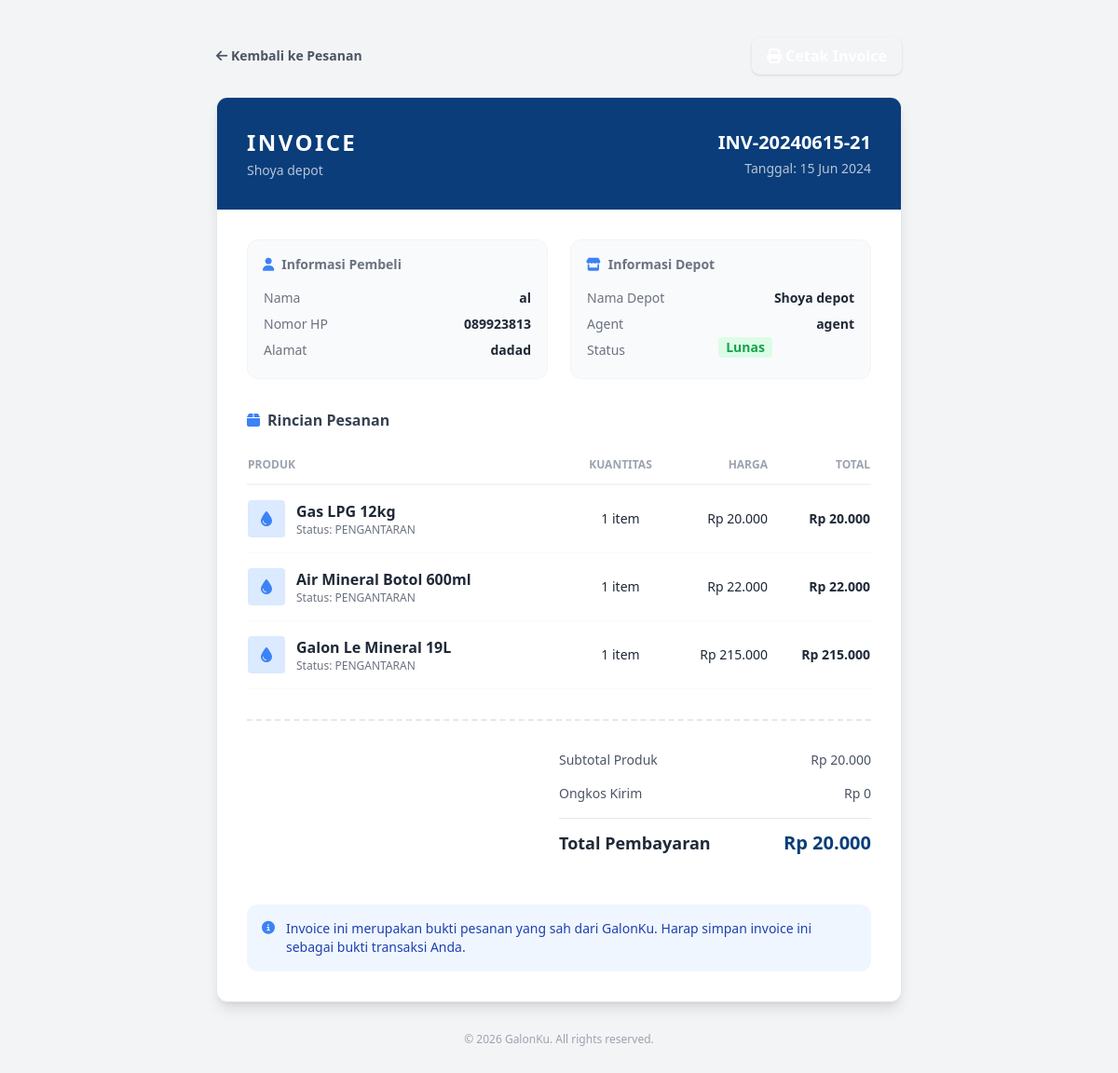
/agent/invoice.php?id=21 (signed in), run on the app's committed database.
### tables this page shows
CREATE TABLE `users` (
  `id_user` int NOT NULL,
  `foto` longblob,
  `username` varchar(50) NOT NULL,
  `password` varchar(255) NOT NULL,
  `no_hp` varchar(255) NOT NULL,
  `email` varchar(100) DEFAULT NULL,
  `address` text,
  `depot` varchar(50) DEFAULT NULL,
  `id_role` int DEFAULT NULL
);

CREATE TABLE `orders` (
  `id_order` int NOT NULL,
  `order_date` datetime DEFAULT CURRENT_TIMESTAMP,
  `total_price` decimal(10,2) DEFAULT NULL,
  `id_user` int DEFAULT NULL,
  `id_agent` int DEFAULT NULL
);

CREATE TABLE `order_detail` (
  `id_order_detail` int NOT NULL,
  `quantity_item` int NOT NULL,
  `status` enum('SELESAI','DIPROSES','PENGANTARAN','MENUNGGU KONFIRMASI AGENT') NOT NULL,
  `subtotal` decimal(10,2) NOT NULL,
  `id_order` int DEFAULT NULL,
  `id_product` int DEFAULT NULL
);

CREATE TABLE `product` (
  `id_product` int NOT NULL,
  `id_agent` int NOT NULL,
  `img` varchar(255) DEFAULT NULL,
  `name_product` varchar(100) NOT NULL,
  `price` decimal(10,2) NOT NULL,
  `stock` int NOT NULL
);

### agent/invoice.php (the view, shortened to what this page needs)
<?php
include __DIR__ . '/../koneksi.php';
$id_agent = $_SESSION['id_user'];
$id_order = $_GET['id'] ?? 0;
$query_order = "SELECT o.*, u.username AS pembeli, u.no_hp, u.address
                FROM orders o
                JOIN users u ON o.id_user = u.id_user
                WHERE o.id_order = '$id_order' AND o.id_agent = '$id_agent'";
$result_order = mysqli_query($koneksi, $query_order);
$order = mysqli_fetch_assoc($result_order);
$q_agent = mysqli_query($koneksi, "SELECT * FROM users WHERE id_user = '$id_agent'");
$agent = mysqli_fetch_assoc($q_agent);
?>
<!DOCTYPE html>
<html lang="id">
<head>
    <script src="https://cdn.tailwindcss.com"></script>
    <link rel="stylesheet" href="https://cdnjs.cloudflare.com/ajax/libs/font-awesome/6.4.0/css/all.min.css">
</head>
<body class="font-sans text-gray-800 antialiased py-10">
    <div class="max-w-3xl mx-auto px-4">
        <div class="no-print flex justify-between items-center mb-6">
            <a href="pesanan.php" class="text-sm font-semibold text-gray-600 hover:text-primary transition">
                <i class="fa-solid fa-arrow-left"></i> Kembali ke Pesanan
            </a>
            <button onclick="window.print()" class="bg-primary text-white px-4 py-2 rounded-lg font-semibold shadow hover:bg-secondary transition">
                <i class="fa-solid fa-print"></i> Cetak Invoice
            </button>
        </div>
        <div class="bg-white rounded-xl shadow-lg overflow-hidden border border-gray-200">
            <div class="bg-[#0A3D7A] p-6 md:p-8 text-white flex justify-between items-center">
                <div>
                    <h1 class="text-2xl font-bold tracking-widest uppercase">INVOICE</h1>
                    <p class="text-sm text-white/70 mt-1"><?= htmlspecialchars($agent['depot'] ?? 'GalonKu Depot'); ?></p>
                </div>
                <div class="text-right">
                    <h2 class="text-xl font-bold">INV-<?= date('Ymd', strtotime($order['order_date'])); ?>-<?= $order['id_order']; ?></h2>
                    <p class="text-sm text-white/70 mt-1">Tanggal: <?= date('d M Y', strtotime($order['order_date'])); ?></p>
                </div>
            </div>
            <div class="p-6 md:p-8">
                <div class="grid grid-cols-1 md:grid-cols-2 gap-6 mb-8">
                    <div class="bg-gray-50 p-4 rounded-xl border border-gray-100">
                        <h3 class="text-sm font-bold text-gray-500 mb-3"><i class="fa-solid fa-user text-blue-500 mr-2"></i>Informasi Pembeli</h3>
                        <table class="w-full text-sm">
                            <tr><td class="text-gray-500 py-1">Nama</td><td class="font-semibold text-right"><?= htmlspecialchars($order['pembeli']); ?></td></tr>
                            <tr><td class="text-gray-500 py-1">Nomor HP</td><td class="font-semibold text-right"><?= htmlspecialchars($order['no_hp']); ?></td></tr>
                            <tr><td class="text-gray-500 py-1">Alamat</td><td class="font-semibold text-right leading-tight"><?= htmlspecialchars($order['address']); ?></td></tr>
                        </table>
                    </div>
                    <div class="bg-gray-50 p-4 rounded-xl border border-gray-100">
                        <h3 class="text-sm font-bold text-gray-500 mb-3"><i class="fa-solid fa-store text-blue-500 mr-2"></i>Informasi Depot</h3>
                        <table class="w-full text-sm">
                            <tr><td class="text-gray-500 py-1">Nama Depot</td><td class="font-semibold text-right"><?= htmlspecialchars($agent['depot'] ?? 'Pusat'); ?></td></tr>
                            <tr><td class="text-gray-500 py-1">Agent</td><td class="font-semibold text-right"><?= htmlspecialchars($agent['username']); ?></td></tr>
                            <tr><td class="text-gray-500 py-1">Status</td><td class="font-semibold text-green-600 text-right bg-green-100 rounded px-2 inline-block">Lunas</td></tr>
                        </table>
                    </div>
                </div>
                <div class="mb-8">
                    <div class="flex justify-between items-center mb-4">
                        <h3 class="font-bold text-gray-700 flex items-center gap-2">
                            <i class="fa-solid fa-box text-blue-500"></i> Rincian Pesanan
                        </h3>
                    </div>
                    <table class="w-full text-left border-collapse">
                        <thead>
                            <tr class="border-b-2 border-gray-100 text-xs text-gray-400 uppercase">
                                <th class="py-3 font-semibold">Produk</th>
                                <th class="py-3 font-semibold text-center">Kuantitas</th>
                                <th class="py-3 font-semibold text-right">Harga</th>
                                <th class="py-3 font-semibold text-right">Total</th>
                            </tr>
                        </thead>
                        <tbody>
                            <?php
                            $q_detail = mysqli_query($koneksi, "SELECT od.*, p.name_product FROM order_detail od JOIN product p ON od.id_product = p.id_product WHERE od.id_order = '$id_order'");
                            while($item = mysqli_fetch_assoc($q_detail)):
                                $harga_satuan = $item['subtotal'] / $item['quantity_item'];
                            ?>
                            <tr class="border-b border-gray-50 hover:bg-gray-50">
                                <td class="py-4 flex items-center gap-3">
                                    <div class="w-10 h-10 bg-blue-100 rounded flex items-center justify-center text-blue-500">
                                        <i class="fa-solid fa-droplet"></i>
                                    </div>
                                    <div>
                                        <p class="font-semibold text-gray-800"><?= htmlspecialchars($item['name_product']); ?></p>
                                        <p class="text-xs text-gray-500">Status: <?= $item['status']; ?></p>
                                    </div>
                                </td>
                                <td class="py-4 text-center text-sm"><?= $item['quantity_item']; ?> item</td>
                                <td class="py-4 text-right text-sm">Rp <?= number_format($harga_satuan, 0, ',', '.'); ?></td>
                                <td class="py-4 text-right font-semibold text-sm">Rp <?= number_format($item['subtotal'], 0, ',', '.'); ?></td>
                            </tr>
                            <?php endwhile; ?>
                        </tbody>
                    </table>
                </div>
                <div class="border-t-2 border-dashed border-gray-200 pt-6">
                    <div class="w-full md:w-1/2 ml-auto">
                        <div class="flex justify-between py-2 text-sm text-gray-600">
                            <span>Subtotal Produk</span>
                            <span>Rp <?= number_format($order['total_price'], 0, ',', '.'); ?></span>
                        </div>
                        <div class="flex justify-between py-2 text-sm text-gray-600">
                            <span>Ongkos Kirim</span>
                            <span>Rp 0</span>
                        </div>
                        <div class="flex justify-between py-3 border-t border-gray-200 mt-2">
                            <span class="font-bold text-gray-800 text-lg">Total Pembayaran</span>
                            <span class="font-extrabold text-[#0A3D7A] text-xl">Rp <?= number_format($order['total_price'], 0, ',', '.'); ?></span>
                        </div>
                    </div>
                </div>
                <div class="mt-10 bg-blue-50 p-4 rounded-xl flex items-start gap-3 text-sm text-blue-800">
                    <i class="fa-solid fa-circle-info mt-0.5 text-blue-500"></i>
                    <p>Invoice ini merupakan bukti pesanan yang sah dari GalonKu. Harap simpan invoice ini sebagai bukti transaksi Anda.</p>
                </div>
            </div>
        </div>
        <div class="text-center text-xs text-gray-400 mt-8 no-print">
            © <?= date('Y'); ?> GalonKu. All rights reserved.
        </div>
    </div>
</body>
</html>

### agent/invoice.php (style rules this page uses)
body { background-color: #f3f4f6; }

### data on the page
users: depot "Shoya depot", username "agent"
orders: order_date "20240615", id_order "21", order_date "15 Jun 2024", id_user.username "al", id_user.no_hp "089923813", id_user.address "dadad", total_price "20.000"
order_detail: id_product.name_product "Gas LPG 12kg", status "PENGANTARAN", quantity_item "1", harga_satuan "20.000", subtotal "20.000"
order_detail: id_product.name_product "Air Mineral Botol 600ml", status "PENGANTARAN", quantity_item "1", harga_satuan "22.000", subtotal "22.000"
order_detail: id_product.name_product "Galon Le Mineral 19L", status "PENGANTARAN", quantity_item "1", harga_satuan "215.000", subtotal "215.000"
